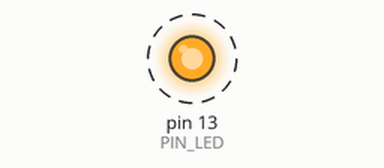
A sketch run on a simulated Arduino Uno, built with avr-gcc and run on an emulated ATmega328P. Parts: output pins drawn as LEDs (lit = HIGH). Dashed ring = blinking. What the sketch prints to the serial monitor is not drawn.

Above: at 0.5 s.
Timing chart, 0 to 4.6 s (numbered marks = the images above):
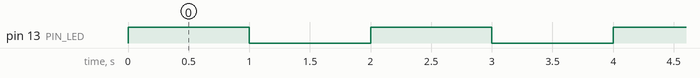

Measured:
- by itself, pin 13 (PIN_LED): alternates HIGH for 1.0 s and LOW for 1.0 s

The sketch:

04_example_3.ino
```cpp
#define PIN_LED 13
unsigned int count;
int toggle;

void setup() {
  pinMode(PIN_LED, OUTPUT);
  Serial.begin(115200);
  while (!Serial) {
    ;
  }
  Serial.println("Hello World!");
  count = 0;
  toggle = LOW;
  digitalWrite(PIN_LED, toggle);
}

void loop() {
  Serial.println(++count);
  toggle = toggle_state(toggle);
  digitalWrite(PIN_LED, toggle);
  delay(1000);
}

int toggle_state(int t) {
  if (t == LOW) return HIGH;
  else return LOW;
}
```
